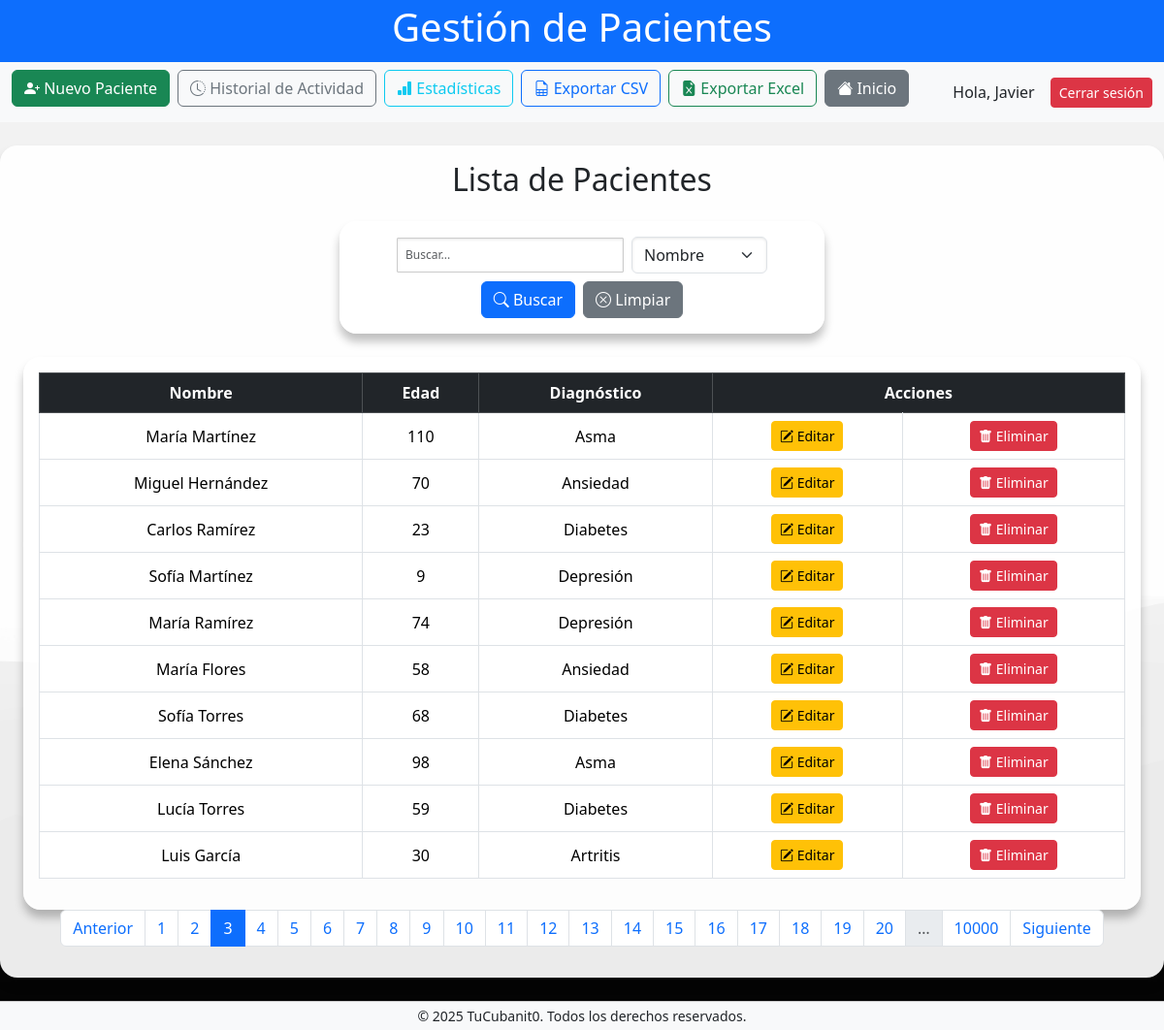
Screenshot of /?pagina=3&buscar=&filtro=nombre (signed in) with the database file from the repository.
### tables this page shows
CREATE TABLE Pacientes (
                id INTEGER PRIMARY KEY AUTOINCREMENT,
                nombre TEXT NOT NULL,
                edad INTEGER NOT NULL,
                diagnostico TEXT NOT NULL
            );

### app.py (the view)
@app.route('/')
def index():
    try:
        por_pagina = 10
        pagina = int(request.args.get('pagina', 1))
        offset = (pagina - 1) * por_pagina
        busqueda = request.args.get('buscar', '').strip()
        filtro = request.args.get('filtro', 'nombre')  # puede ser 'nombre' o 'diagnostico'
        if busqueda:
            filtro = request.args.get('filtro', 'nombre')
            if filtro == 'diagnostico':
                pacientes = db.buscar_pacientes_por_diagnostico(busqueda, limit=por_pagina, offset=offset)
                total_pacientes = db.contar_pacientes_por_diagnostico(busqueda)
            else:
                pacientes = db.buscar_pacientes_por_nombre(busqueda, limit=por_pagina, offset=offset)
                total_pacientes = db.contar_pacientes_busqueda(busqueda)
        else:
            pacientes = db.obtener_pacientes(limit=por_pagina, offset=offset)
            total_pacientes = db.contar_pacientes()
        total_paginas = (total_pacientes + por_pagina - 1) // por_pagina
        return render_template('index.html', pacientes=pacientes, pagina=pagina,
                               total_paginas=total_paginas, buscar=busqueda, filtro=filtro)
    except Exception as e:
        logger.error(f"Error al obtener pacientes: {e}")
        return render_template('error.html', message="No se pudo obtener la lista de pacientes.")

### app.py (called while the page is built)
@app.before_request
def requerir_login():
    rutas_abiertas = ['login', 'registro_usuario', 'static']
    if not session.get('usuario') and not any(r in request.endpoint for r in rutas_abiertas):
        return redirect(url_for('login'))

@app.context_processor
def inject_current_year():
    return {'current_year': datetime.now().year}

### db.py (called while the page is built)
def obtener_conexion():
    return sqlite3.connect(DATABASE_PATH)

def handle_db_error(func):
    def wrapper(*args, **kwargs):
        try:
            return func(*args, **kwargs)
        except sqlite3.Error as e:
            print(f"Database error in {func.__name__}: {e}")
            return None
    return wrapper

@handle_db_error
def obtener_pacientes(limit=10, offset=0):
    conn = obtener_conexion()
    conn.row_factory = sqlite3.Row
    cursor = conn.cursor()
    cursor.execute("SELECT * FROM Pacientes LIMIT ? OFFSET ?", (limit, offset))
    pacientes = cursor.fetchall()
    conn.close()
    return pacientes

@handle_db_error
def contar_pacientes():
    conn = obtener_conexion()
    cursor = conn.cursor()
    cursor.execute("SELECT COUNT(*) FROM Pacientes")
    total = cursor.fetchone()[0]
    conn.close()
    return total

### templates/index.html (shortened to what this page needs)
{% extends 'base.html' %}
{% block content %}
<section class="container-fluid">
    <h2 class="mb-4 text-center">Lista de Pacientes</h2>
    <form method="GET" action="{{ url_for('index') }}" class="mb-4 d-flex justify-content-center align-items-center gap-2 flex-wrap">
        <input type="text" name="buscar" placeholder="Buscar..." class="form-control w-50"
            value="{{ request.args.get('buscar', '') }}">
        <select name="filtro" class="form-select w-auto">
            <option value="nombre" {% if request.args.get('filtro', 'nombre') == 'nombre' %}selected{% endif %}>Nombre</option>
        </select>
        <button type="submit" class="btn btn-primary">
            <i class="bi bi-search"></i> Buscar
        </button>
        <a href="{{ url_for('index') }}" class="btn btn-secondary">
            <i class="bi bi-x-circle"></i> Limpiar
        </a>
    </form>
    <div class="table-responsive">
        <table class="table table-bordered table-hover align-middle text-center">
            <thead class="table-dark">
                <tr>
                    <th>Nombre</th>
                    <th>Edad</th>
                    <th>Diagnóstico</th>
                    <th colspan="2">Acciones</th>
                </tr>
            </thead>
            <tbody>
                {% for paciente in pacientes %}
                <tr>
                    <td>{{ paciente[1] }}</td>
                    <td>{{ paciente[2] }}</td>
                    <td>{{ paciente[3] }}</td>
                    <td>
                        <a href="{{ url_for('editar_paciente', id=paciente[0]) }}" class="btn btn-warning btn-sm">
                            <i class="bi bi-pencil-square"></i> Editar
                        </a>
                    </td>
                    <td>
                        <a href="{{ url_for('eliminar_paciente', id=paciente[0]) }}" class="btn btn-danger btn-sm"
                            onclick="return confirm('¿Estás seguro que deseas eliminar este paciente?');">
                            <i class="bi bi-trash-fill"></i> Eliminar
                        </a>
                    </td>
                </tr>
                {% else %}
                <tr>
                    <td colspan="5">No hay pacientes registrados.</td>
                </tr>
                {% endfor %}
            </tbody>
        </table>
    </div>
<nav aria-label="Paginación de pacientes">
    <ul class="pagination justify-content-center">
        {% if pagina > 1 %}
        <li class="page-item">
            <a class="page-link" href="{{ url_for('index', pagina=pagina-1, buscar=buscar, filtro=filtro) }}">Anterior</a>
        </li>
        {% endif %}
        {% set max_paginas_mostrar = 20 %}
        {% set mitad_rango = max_paginas_mostrar // 2 %}
        {% set inicio = pagina - mitad_rango if pagina - mitad_rango > 1 else 1 %}
        {% set fin = inicio + max_paginas_mostrar - 1 %}
        {% if fin > total_paginas %}
            {% set fin = total_paginas %}
            {% set inicio = fin - max_paginas_mostrar + 1 if fin - max_paginas_mostrar + 1 > 1 else 1 %}
        {% endif %}
        {% for p in range(inicio, fin + 1) %}
        <li class="page-item {% if p == pagina %}active{% endif %}">
            <a class="page-link" href="{{ url_for('index', pagina=p, buscar=buscar, filtro=filtro) }}">{{ p }}</a>
        </li>
        {% endfor %}
        {% if fin < total_paginas %}
        <li class="page-item disabled"><span class="page-link">…</span></li>
        <li class="page-item">
            <a class="page-link" href="{{ url_for('index', pagina=total_paginas, buscar=buscar, filtro=filtro) }}">{{ total_paginas }}</a>
        </li>
        {% endif %}
        {% if pagina < total_paginas %}
        <li class="page-item">
            <a class="page-link" href="{{ url_for('index', pagina=pagina+1, buscar=buscar, filtro=filtro) }}">Siguiente</a>
        </li>
        {% endif %}
    </ul>
</nav>
</section>
{% endblock %}

### static/css/style.css (style rules this page uses)
body { background-image: url('711093.jpg'); background-size: cover; background-repeat: no-repeat; background-attachment: fixed; background-position: center; margin: 0; font-family: 'Segoe UI', Tahoma, Geneva, Verdana, sans-serif; color: #333; }
main, .table-responsive, form, .card { background-color: rgba(255, 255, 255, 0.92); padding: 16px; border-radius: 18px; box-shadow: 0 8px 10px rgba(0, 0, 0, 0.25); animation: fadeIn 0.7s ease-in-out; }
form { max-width: 500px; margin: auto; }
input[type="text"], input[type="password"], input[type="number"], input[type="search"], textarea, select { width: 100%; padding: 8px; margin-bottom: 1px; border-radius: 1px; border: 1px solid #ccc; font-size: 12px; box-shadow: inset 0 1px 3px rgba(0,0,0,0.1); }
button, .btn { padding: 10px 18px; font-weight: bold; border-radius: 6px; transition: all 0.3s ease; }
.table th, .table td { vertical-align: middle !important; text-align: center; }
.table thead { background-color: #343a40; color: white; }

### rows the page displays
Pacientes: nombre "María Martínez", edad "110", diagnostico "Asma"
Pacientes: nombre "Miguel Hernández", edad "70", diagnostico "Ansiedad"
Pacientes: nombre "Carlos Ramírez", edad "23", diagnostico "Diabetes"
Pacientes: nombre "Sofía Martínez", edad "9", diagnostico "Depresión"
Pacientes: nombre "María Ramírez", edad "74", diagnostico "Depresión"
Pacientes: nombre "María Flores", edad "58", diagnostico "Ansiedad"
Pacientes: nombre "Sofía Torres", edad "68", diagnostico "Diabetes"
Pacientes: nombre "Elena Sánchez", edad "98", diagnostico "Asma"
Pacientes: nombre "Lucía Torres", edad "59", diagnostico "Diabetes"
Pacientes: nombre "Luis García", edad "30", diagnostico "Artritis"

### other values shown
{{ session.get('usuario', 'Invitado') }} "Javier"
{{ p }} "1" "2" "3" "4" "5" "6" "7" "8" "9" "10" "11" "12" "13" "14" "15" "16" "17" "18" "19" "20"
{{ total_paginas }} "10000"
